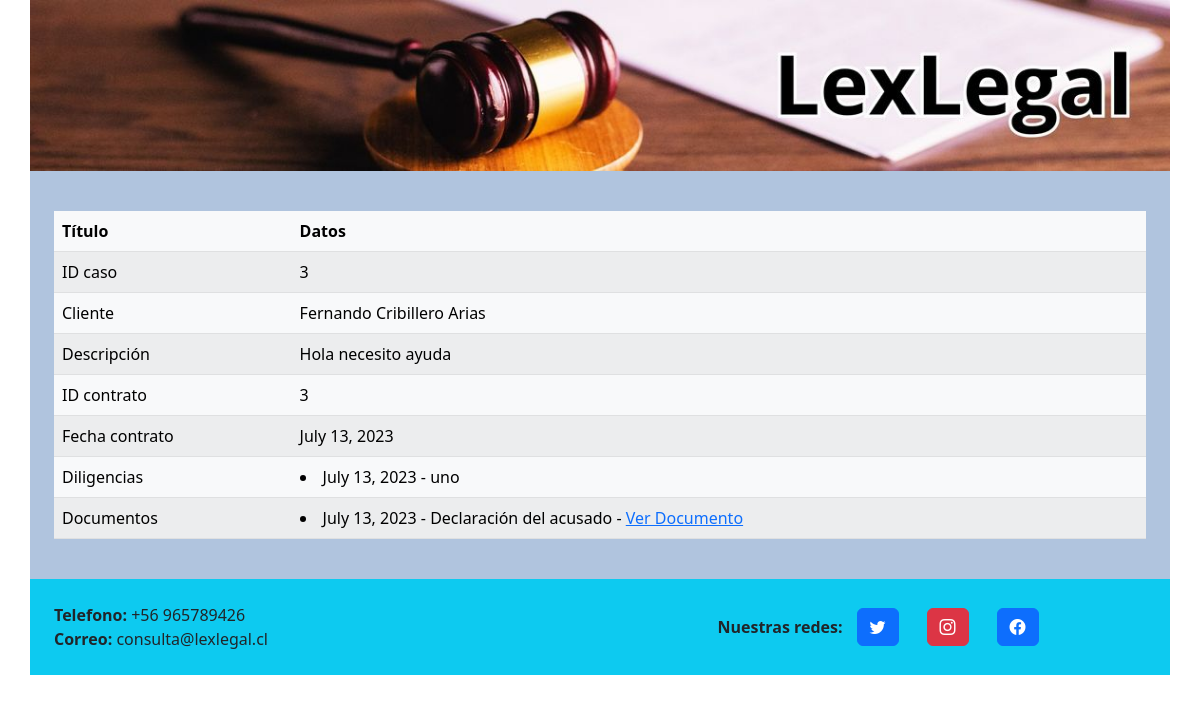
Page /Webapp/detalles/3 on the committed database.
### Webapp/models.py (models this page shows, shortened)
class caso(models.Model):
    idCaso = models.AutoField(primary_key=True)
    fechaCaso = models.DateField(blank=False, null=False)
    descripcionCaso = models.TextField(blank=False, null=False)
    cliente = models.ForeignKey("cliente", on_delete=models.CASCADE)
    empleado = models.ForeignKey("empleado", on_delete=models.CASCADE)
    contrato = models.ForeignKey("contrato", on_delete=models.CASCADE)

class cliente(models.Model):
    runCliente = models.CharField(max_length=10, primary_key=True)
    nombreCliente = models.CharField(max_length=20, blank=False, null=False)
    correoCliente = models.EmailField(max_length=20, blank=False, null=False)
    contraseñaCliente = models.CharField(max_length=15, blank=False, null=False)
    apPaternoCliente = models.CharField(max_length=20, blank=False, null=False)
    apMaternoCliente = models.CharField(max_length=20, blank=False, null=False)
    direccionCliente = models.CharField(max_length=20, blank=False, null=False)
    telefonoCliente = models.IntegerField(blank=False, null=False)
    comuna = models.ForeignKey("comuna", on_delete=models.CASCADE)
    def __str__(self):
        return str(self.nombreCliente)+" "+str(self.apPaternoCliente)+" "+str(self.apMaternoCliente)

class contrato(models.Model):
    idContrato = models.AutoField(primary_key=True)
    fechaContrato = models.DateField(blank=False, null=False)
    montoContrato = models.IntegerField(blank=False, null=False)

class diligencia(models.Model):
    idDiligencia = models.AutoField(primary_key=True)
    descripcionDiligencia = models.CharField(max_length=100, blank=False, null=False)
    fechaDiligencia = models.DateField(blank=False, null=False)
    caso = models.ForeignKey("caso", on_delete=models.CASCADE)

class documento(models.Model):
    idDocumento = models.AutoField(primary_key=True)
    descripcionDocumento = models.CharField(max_length=20, blank=False, null=False)
    archivoDocumento = models.FileField(upload_to='documentos/')
    fechaDocumento = models.DateField(blank=False, null=False)
    caso = models.ForeignKey("caso", on_delete=models.CASCADE)

### Webapp/views.py (the view)
# urls.py: path("detalles/<int:pk>", views.detalles, name="detalles"),
def detalles(request, pk):
    ca= caso.objects.get(idCaso=pk)
    di = diligencia.objects.filter(caso=pk)
    do = documento.objects.filter(caso=pk)
    context = {
        "caso": ca,
        "diligencia": di,
        "documento": do,
    }
    return render(request, "pages/detalles.html", context)

### Webapp/templates/pages/detalles.html (shortened to what this page needs)
<!DOCTYPE html>
<html lang="es">
<head>
  {% load static %}
  <link href="https://cdn.jsdelivr.net/npm/bootstrap@5.3.0/dist/css/bootstrap.min.css" rel="stylesheet">
  <link rel="stylesheet" href="https://cdn.jsdelivr.net/npm/bootstrap-icons@1.10.5/font/bootstrap-icons.css">
  <link rel="stylesheet" href="{% static 'css/styles.css' %}">
</head>
<body>
  <header>
    <div class="container">
      <div class="row">
        <div class="col-12 col-md-12 bg-info px-0 ">
          <a href="{% url 'index' %}"><img src="{% static 'img/banner.jpg' %}" alt="LexLegal" class="w-100"></a>
        </div>
      </div>
    </div>
  </header>
  <main>
    <div class="container">
      <div class="row bg-principal">
        <div class="col-12 p-4 principal text-justify">
          <table class="table table-light table-striped mt-3">
            <thead>
              <tr>
                <th>Título</th>
                <th>Datos</th>
              </tr>
            </thead>
            <tbody>
              <tr>
                <td>ID caso</td>
                <td>{{caso.idCaso}}</td>
              </tr>
              <tr>
                <td>Cliente</td>
                <td>{{caso.cliente}}</td>
              </tr>
              <tr>
                <td>Descripción</td>
                <td>{{caso.descripcionCaso}}</td>
              </tr>
              <tr>
                <td>ID contrato</td>
                <td>{{caso.contrato.idContrato}}</td>
              </tr>
              <tr>
                <td>Fecha contrato</td>
                <td>{{caso.contrato.fechaContrato}}</td>
              </tr>
              <tr>
                <td>Diligencias</td>
                <td>
                  {% for dili in diligencia %}
                    <li>{{dili.fechaDiligencia}} - {{dili.descripcionDiligencia}}</li>
                  {% endfor %}
                </td>
              </tr>
              <tr>
                <td>Documentos</td>
                <td>
                  {% for docu in documento %}
                    <li>{{docu.fechaDocumento}} - {{docu.descripcionDocumento}} - <a href="/media/{{docu.archivoDocumento}}">Ver Documento</a></li>
                  {% endfor %}
                </td>
              </tr>
            </tbody>
          </table>
          </div>
        </div>
    </div>
  </main>
  <footer>
    <div class="container">
      <div class="row">
        <div class="col-12 col-md-6 p-4 bg-info">
          <span style="font-weight: bold;">Telefono:</span>
          <span>+56 965789426</span><br>
          <span style="font-weight: bold;">Correo:</span>
          <span>consulta@lexlegal.cl</span>
        </div>
        <div class="col-12 col-md-6 p-4 bg-info d-flex justify-content-center align-items-center">
          <span style="font-weight: bold;">Nuestras redes:</span>
          <div class="col-6 col-md-4 d-flex redes justify-content-center align-items-center">
            <a href="https://twitter.com/">
              <button class="btn btn-primary">
                <i class="bi bi-twitter"></i>
              </button>
            </a>
          </div>
          <div class="col-6 col-md-4 d-flex redes justify-content-center align-items-center">
            <a href="https://instagram.com/">
              <button class="btn btn-danger">
                <i class="bi bi-instagram"></i>
              </button>
            </a>
          </div>
          <div class="col-6 col-md-4 d-flex  redes justify-content-center align-items-center">
            <a href="https://facebook.com/">
              <button class="btn btn-primary">
                <i class="bi bi-facebook"></i>
              </button>
            </a>
          </div>
        </div>
      </div>
    </div>
  </footer>
</body>
</html>

### Webapp/static/css/styles.css (style rules this page uses)
.bg-principal { background-color: lightsteelblue; }
.redes { width: 70px; }

### rows in the picture
caso: idCaso "3", cliente "Fernando Cribillero Arias", descripcionCaso "Hola necesito ayuda", contrato.idContrato "3", contrato.fechaContrato "July 13, 2023"
diligencia: fechaDiligencia "July 13, 2023", descripcionDiligencia "uno"
documento: fechaDocumento "July 13, 2023", descripcionDocumento "Declaración del acusado"
